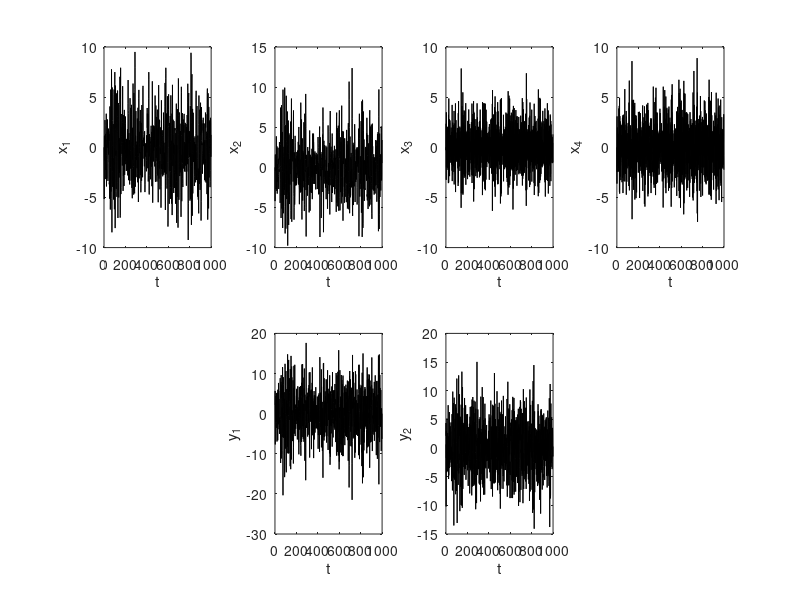

Recreate this plot in MATLAB. (Note: this script raises an error after producing the figure.)
%% 2.160 FA20 PS5 Problem 2
% Authors: H. Harry Asada and Nicholas S. Selby
% 
% We aim to apply subspace system identification algorithms, MOESP and/or
% N4SID, to a realistic data set. You first create data from a given true system, and then
% apply the subspace algorithms. So, you know the correct answer.

clear;clc;close all;rng(1)

%% (a)
% The system we consider is a fourth-order, discrete-time, linear time-invariant system.
% The system matrices of the true system are given by
A = [0.603 0.603 0 0;-0.603 0.603 0 0;0 0 -0.603 -0.603;0 0 0.603 -0.603];
B = [1.1650,-0.6965;0.6268 1.6961;0.0751,0.0591;0.3516 1.7971];
C = [0.2641,-1.4462,1.2460,0.5774;0.8717,-0.7012,-0.6390,-0.3600];
D = [-0.1356,-1.2704;-1.3493,0.9846];

% Note that the system is a 2-input, 2-output system. We take White noise random
% sequences of 1,000 points as input u. In MatLab,
N = 1000;
u = randn(N,2);

% Create input and output data sequences.
DIM_X = length(A);
[DIM_Y,DIM_U] = size(D);
TS = 1;

sys = ss(A,B,C,D,TS);
[y,t,x] = lsim(sys,u,0:(N-1));

figure
for i=1:DIM_X
    subplot(2,DIM_X,i)
    plot(t,x(:,i),'k')
    xlabel('t')
    ylabel(['x_' num2str(i)])
end
for i=1:2
    subplot(2,DIM_X,5+i)
    plot(t,y(:,i),'k')
    xlabel('t')
    ylabel(['y_' num2str(i)])
end
sgtitle('(a) Input and Output Data Sequences')

[M,P,W] = deal(cell(DIM_U,1));
for iu=1:DIM_U
    [M{iu}, P{iu}, W{iu}] = dbode(A,B,C,D,TS,iu);
end

%% (b) 
% Apply N4SID and/or MOESP algorithms to the data generated. You need to specify
% an approximate system order when using these algorithms. Try out different system
% orders, and discuss the results.
data = iddata(y,u,1);
for nx = 1:4
    % N4SID
    sys_n4sid = n4sid(data,nx, 'Ts',1, 'Feedthrough',1, 'DisturbanceModel','None');
    figure
    for iu=1:DIM_U
        [m,p,w] = dbode(sys_n4sid.A,sys_n4sid.B,sys_n4sid.C,sys_n4sid.D,1,iu);
        for iy=1:DIM_Y
            subplot(2*DIM_Y, DIM_U, 2*(iy-1)*DIM_U+iu)
            loglog(W{iu},M{iu}(:,iy),'k--', w,m(:,iy),'k')
            if iu==1, ylabel('Mag.'); end
            subplot(2*DIM_Y, DIM_U, 2*(iy-1)*DIM_U+iu+DIM_U)
            semilogx(W{iu},P{iu}(:,iy),'k--', w,p(:,iy),'k')
            if iy==DIM_Y, xlabel('\omega'); end
        end
    end
    sgtitle(['N4SID Bode Plots for NX=' num2str(nx)])
    
    % MOESP
    [~,sys_moesp] = moesp(y,u,4);
    [a,b,c,d]=sys_moesp(nx);
    figure
    for iu=1:DIM_U
        [m,p,w] = dbode(a,b,c,d,1,iu);
        for iy=1:DIM_Y
            subplot(2*DIM_Y, DIM_U, 2*(iy-1)*DIM_U+iu)
            loglog(W{iu},M{iu}(:,iy),'k--', w,m(:,iy),'k')
            if iu==1, ylabel('Mag.'); end
            subplot(2*DIM_Y, DIM_U, 2*(iy-1)*DIM_U+iu+DIM_U)
            semilogx(W{iu},P{iu}(:,iy),'k--', w,p(:,iy),'k')
            if iy==DIM_Y, xlabel('\omega'); end
        end
    end
    sgtitle(['MOESP Bode Plots for NX=' num2str(nx)])
end

%% (c)
% Since state space representation is not unique, the system matrices obtained in part b)
% may not agree with the true system in part a). For the purpose of verifying the identified
% system with system matrices, A, B, C, and D, obtain a 2 by 2 transfer matrix representing
% the input-output relationship of the system in part b) and compare it to the transfer
% function associated with the system in part a).
syms q
transfer_matrix = @(A,B,C,D) C*inv(q*eye(size(A))-A)*B+D;

tm_a = transfer_matrix(A,B,C,D)
tm_n4sid = transfer_matrix(sys_n4sid.A,sys_n4sid.B,sys_n4sid.C,sys_n4sid.D)
tm_moesp = transfer_matrix(a,b,c,d)